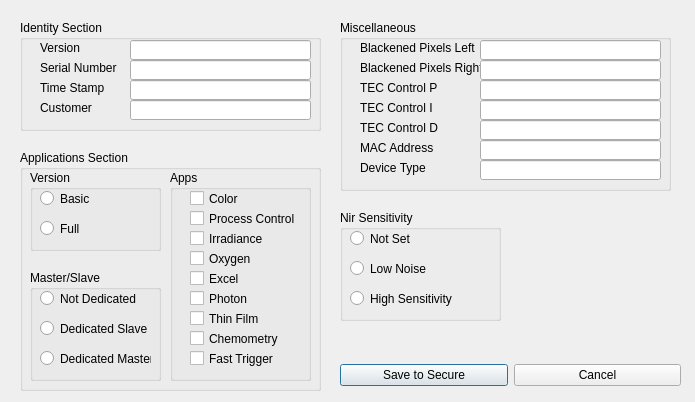
<?xml version="1.0" encoding="UTF-8"?>
<ui version="4.0">
 <class>secure</class>
 <widget class="QDialog" name="secure">
  <property name="geometry">
   <rect>
    <x>0</x>
    <y>0</y>
    <width>695</width>
    <height>402</height>
   </rect>
  </property>
  <property name="windowTitle">
   <string>Secure Settings</string>
  </property>
  <widget class="QWidget" name="layoutWidget">
   <property name="geometry">
    <rect>
     <x>340</x>
     <y>360</y>
     <width>341</width>
     <height>31</height>
    </rect>
   </property>
   <layout class="QHBoxLayout">
    <property name="spacing">
     <number>6</number>
    </property>
    <property name="margin">
     <number>0</number>
    </property>
    <item>
     <widget class="QPushButton" name="SaveSecureBtn">
      <property name="text">
       <string>Save to Secure</string>
      </property>
     </widget>
    </item>
    <item>
     <widget class="QPushButton" name="CancelSecureBtn">
      <property name="text">
       <string>Cancel</string>
      </property>
     </widget>
    </item>
   </layout>
  </widget>
  <widget class="QGroupBox" name="groupBox">
   <property name="geometry">
    <rect>
     <x>20</x>
     <y>20</y>
     <width>301</width>
     <height>111</height>
    </rect>
   </property>
   <property name="title">
    <string>Identity Section</string>
   </property>
   <widget class="QLabel" name="label">
    <property name="geometry">
     <rect>
      <x>20</x>
      <y>20</y>
      <width>121</width>
      <height>16</height>
     </rect>
    </property>
    <property name="text">
     <string>Version</string>
    </property>
   </widget>
   <widget class="QLabel" name="label_2">
    <property name="geometry">
     <rect>
      <x>20</x>
      <y>40</y>
      <width>121</width>
      <height>16</height>
     </rect>
    </property>
    <property name="text">
     <string>Serial Number</string>
    </property>
   </widget>
   <widget class="QLabel" name="label_3">
    <property name="geometry">
     <rect>
      <x>20</x>
      <y>60</y>
      <width>121</width>
      <height>16</height>
     </rect>
    </property>
    <property name="text">
     <string>Time Stamp</string>
    </property>
   </widget>
   <widget class="QLabel" name="label_4">
    <property name="geometry">
     <rect>
      <x>20</x>
      <y>80</y>
      <width>121</width>
      <height>16</height>
     </rect>
    </property>
    <property name="text">
     <string>Customer</string>
    </property>
   </widget>
   <widget class="QLineEdit" name="VersionEdt">
    <property name="geometry">
     <rect>
      <x>110</x>
      <y>20</y>
      <width>181</width>
      <height>20</height>
     </rect>
    </property>
   </widget>
   <widget class="QLineEdit" name="SerialEdt">
    <property name="geometry">
     <rect>
      <x>110</x>
      <y>40</y>
      <width>181</width>
      <height>20</height>
     </rect>
    </property>
   </widget>
   <widget class="QLineEdit" name="TimeStampEdt">
    <property name="geometry">
     <rect>
      <x>110</x>
      <y>60</y>
      <width>181</width>
      <height>20</height>
     </rect>
    </property>
   </widget>
   <widget class="QLineEdit" name="CustomerEdt">
    <property name="geometry">
     <rect>
      <x>110</x>
      <y>80</y>
      <width>181</width>
      <height>20</height>
     </rect>
    </property>
   </widget>
  </widget>
  <widget class="QGroupBox" name="groupBox_2">
   <property name="geometry">
    <rect>
     <x>20</x>
     <y>150</y>
     <width>301</width>
     <height>241</height>
    </rect>
   </property>
   <property name="title">
    <string>Applications Section</string>
   </property>
   <widget class="QGroupBox" name="groupBox_3">
    <property name="geometry">
     <rect>
      <x>10</x>
      <y>20</y>
      <width>131</width>
      <height>81</height>
     </rect>
    </property>
    <property name="title">
     <string>Version</string>
    </property>
    <widget class="QRadioButton" name="BasicRBtn">
     <property name="geometry">
      <rect>
       <x>10</x>
       <y>20</y>
       <width>82</width>
       <height>17</height>
      </rect>
     </property>
     <property name="text">
      <string>Basic</string>
     </property>
    </widget>
    <widget class="QRadioButton" name="FullRbtn">
     <property name="geometry">
      <rect>
       <x>10</x>
       <y>50</y>
       <width>82</width>
       <height>17</height>
      </rect>
     </property>
     <property name="text">
      <string>Full</string>
     </property>
    </widget>
   </widget>
   <widget class="QGroupBox" name="groupBox_4">
    <property name="geometry">
     <rect>
      <x>150</x>
      <y>20</y>
      <width>141</width>
      <height>211</height>
     </rect>
    </property>
    <property name="title">
     <string>Apps</string>
    </property>
    <widget class="QCheckBox" name="ColorChkB">
     <property name="geometry">
      <rect>
       <x>20</x>
       <y>20</y>
       <width>121</width>
       <height>17</height>
      </rect>
     </property>
     <property name="text">
      <string>Color</string>
     </property>
    </widget>
    <widget class="QCheckBox" name="ProcessChkB">
     <property name="geometry">
      <rect>
       <x>20</x>
       <y>40</y>
       <width>121</width>
       <height>17</height>
      </rect>
     </property>
     <property name="text">
      <string>Process Control</string>
     </property>
    </widget>
    <widget class="QCheckBox" name="IrradianceChkB">
     <property name="geometry">
      <rect>
       <x>20</x>
       <y>60</y>
       <width>121</width>
       <height>17</height>
      </rect>
     </property>
     <property name="text">
      <string>Irradiance</string>
     </property>
    </widget>
    <widget class="QCheckBox" name="OxygenChkB">
     <property name="geometry">
      <rect>
       <x>20</x>
       <y>80</y>
       <width>121</width>
       <height>17</height>
      </rect>
     </property>
     <property name="text">
      <string>Oxygen</string>
     </property>
    </widget>
    <widget class="QCheckBox" name="ExcelChkB">
     <property name="geometry">
      <rect>
       <x>20</x>
       <y>100</y>
       <width>121</width>
       <height>17</height>
      </rect>
     </property>
     <property name="text">
      <string>Excel</string>
     </property>
    </widget>
    <widget class="QCheckBox" name="PhotonChkB">
     <property name="geometry">
      <rect>
       <x>20</x>
       <y>120</y>
       <width>121</width>
       <height>17</height>
      </rect>
     </property>
     <property name="text">
      <string>Photon</string>
     </property>
    </widget>
    <widget class="QCheckBox" name="ThinFilmChkB">
     <property name="geometry">
      <rect>
       <x>20</x>
       <y>140</y>
       <width>121</width>
       <height>17</height>
      </rect>
     </property>
     <property name="text">
      <string>Thin Film</string>
     </property>
    </widget>
    <widget class="QCheckBox" name="ChemoChkB">
     <property name="geometry">
      <rect>
       <x>20</x>
       <y>160</y>
       <width>121</width>
       <height>17</height>
      </rect>
     </property>
     <property name="text">
      <string>Chemometry</string>
     </property>
    </widget>
    <widget class="QCheckBox" name="FastTChkB">
     <property name="geometry">
      <rect>
       <x>20</x>
       <y>180</y>
       <width>111</width>
       <height>17</height>
      </rect>
     </property>
     <property name="text">
      <string>Fast Trigger</string>
     </property>
    </widget>
   </widget>
   <widget class="QGroupBox" name="groupBox_6">
    <property name="geometry">
     <rect>
      <x>10</x>
      <y>120</y>
      <width>131</width>
      <height>111</height>
     </rect>
    </property>
    <property name="title">
     <string>Master/Slave</string>
    </property>
    <widget class="QRadioButton" name="NotDedRBtn">
     <property name="geometry">
      <rect>
       <x>10</x>
       <y>20</y>
       <width>111</width>
       <height>17</height>
      </rect>
     </property>
     <property name="text">
      <string>Not Dedicated</string>
     </property>
    </widget>
    <widget class="QRadioButton" name="DedSlaveRBtn">
     <property name="geometry">
      <rect>
       <x>10</x>
       <y>50</y>
       <width>111</width>
       <height>17</height>
      </rect>
     </property>
     <property name="text">
      <string>Dedicated Slave</string>
     </property>
    </widget>
    <widget class="QRadioButton" name="DedMasterRBtn">
     <property name="geometry">
      <rect>
       <x>10</x>
       <y>80</y>
       <width>111</width>
       <height>17</height>
      </rect>
     </property>
     <property name="text">
      <string>Dedicated Master</string>
     </property>
    </widget>
   </widget>
  </widget>
  <widget class="QGroupBox" name="groupBox_5">
   <property name="geometry">
    <rect>
     <x>340</x>
     <y>20</y>
     <width>331</width>
     <height>171</height>
    </rect>
   </property>
   <property name="title">
    <string>Miscellaneous</string>
   </property>
   <widget class="QLabel" name="label_5">
    <property name="geometry">
     <rect>
      <x>20</x>
      <y>20</y>
      <width>121</width>
      <height>16</height>
     </rect>
    </property>
    <property name="text">
     <string>Blackened Pixels Left</string>
    </property>
   </widget>
   <widget class="QLabel" name="label_6">
    <property name="geometry">
     <rect>
      <x>20</x>
      <y>40</y>
      <width>121</width>
      <height>16</height>
     </rect>
    </property>
    <property name="text">
     <string>Blackened Pixels Right</string>
    </property>
   </widget>
   <widget class="QLabel" name="label_7">
    <property name="geometry">
     <rect>
      <x>20</x>
      <y>60</y>
      <width>121</width>
      <height>16</height>
     </rect>
    </property>
    <property name="text">
     <string>TEC Control P </string>
    </property>
   </widget>
   <widget class="QLabel" name="label_8">
    <property name="geometry">
     <rect>
      <x>20</x>
      <y>80</y>
      <width>121</width>
      <height>16</height>
     </rect>
    </property>
    <property name="text">
     <string>TEC Control I</string>
    </property>
   </widget>
   <widget class="QLabel" name="label_9">
    <property name="geometry">
     <rect>
      <x>20</x>
      <y>100</y>
      <width>121</width>
      <height>16</height>
     </rect>
    </property>
    <property name="text">
     <string>TEC Control D</string>
    </property>
   </widget>
   <widget class="QLabel" name="label_10">
    <property name="geometry">
     <rect>
      <x>20</x>
      <y>120</y>
      <width>121</width>
      <height>16</height>
     </rect>
    </property>
    <property name="text">
     <string>MAC Address</string>
    </property>
   </widget>
   <widget class="QLabel" name="label_11">
    <property name="geometry">
     <rect>
      <x>20</x>
      <y>140</y>
      <width>121</width>
      <height>16</height>
     </rect>
    </property>
    <property name="text">
     <string>Device Type</string>
    </property>
   </widget>
   <widget class="QLineEdit" name="BlackLeftEdt">
    <property name="geometry">
     <rect>
      <x>140</x>
      <y>20</y>
      <width>181</width>
      <height>20</height>
     </rect>
    </property>
   </widget>
   <widget class="QLineEdit" name="BlackRightEdt">
    <property name="geometry">
     <rect>
      <x>140</x>
      <y>40</y>
      <width>181</width>
      <height>20</height>
     </rect>
    </property>
   </widget>
   <widget class="QLineEdit" name="TEC_P_Edt">
    <property name="geometry">
     <rect>
      <x>140</x>
      <y>60</y>
      <width>181</width>
      <height>20</height>
     </rect>
    </property>
   </widget>
   <widget class="QLineEdit" name="TEC_I_Edt">
    <property name="geometry">
     <rect>
      <x>140</x>
      <y>80</y>
      <width>181</width>
      <height>20</height>
     </rect>
    </property>
   </widget>
   <widget class="QLineEdit" name="TEC_D_Edt">
    <property name="geometry">
     <rect>
      <x>140</x>
      <y>100</y>
      <width>181</width>
      <height>20</height>
     </rect>
    </property>
   </widget>
   <widget class="QLineEdit" name="MAC_Edt">
    <property name="geometry">
     <rect>
      <x>140</x>
      <y>120</y>
      <width>181</width>
      <height>20</height>
     </rect>
    </property>
   </widget>
   <widget class="QLineEdit" name="DeviceTypeEdt">
    <property name="geometry">
     <rect>
      <x>140</x>
      <y>140</y>
      <width>181</width>
      <height>20</height>
     </rect>
    </property>
   </widget>
  </widget>
  <widget class="QGroupBox" name="groupBox_7">
   <property name="geometry">
    <rect>
     <x>340</x>
     <y>210</y>
     <width>161</width>
     <height>111</height>
    </rect>
   </property>
   <property name="title">
    <string>Nir Sensitivity</string>
   </property>
   <widget class="QRadioButton" name="NotSetRBtn">
    <property name="geometry">
     <rect>
      <x>10</x>
      <y>20</y>
      <width>111</width>
      <height>17</height>
     </rect>
    </property>
    <property name="text">
     <string>Not Set</string>
    </property>
   </widget>
   <widget class="QRadioButton" name="LowNoiseRBtn">
    <property name="geometry">
     <rect>
      <x>10</x>
      <y>50</y>
      <width>111</width>
      <height>17</height>
     </rect>
    </property>
    <property name="text">
     <string>Low Noise</string>
    </property>
   </widget>
   <widget class="QRadioButton" name="HighSensRBtn">
    <property name="geometry">
     <rect>
      <x>10</x>
      <y>80</y>
      <width>111</width>
      <height>17</height>
     </rect>
    </property>
    <property name="text">
     <string>High Sensitivity</string>
    </property>
   </widget>
  </widget>
 </widget>
 <tabstops>
  <tabstop>VersionEdt</tabstop>
  <tabstop>SerialEdt</tabstop>
  <tabstop>TimeStampEdt</tabstop>
  <tabstop>CustomerEdt</tabstop>
  <tabstop>BasicRBtn</tabstop>
  <tabstop>FullRbtn</tabstop>
  <tabstop>NotDedRBtn</tabstop>
  <tabstop>DedSlaveRBtn</tabstop>
  <tabstop>DedMasterRBtn</tabstop>
  <tabstop>ColorChkB</tabstop>
  <tabstop>ProcessChkB</tabstop>
  <tabstop>IrradianceChkB</tabstop>
  <tabstop>OxygenChkB</tabstop>
  <tabstop>ExcelChkB</tabstop>
  <tabstop>PhotonChkB</tabstop>
  <tabstop>ThinFilmChkB</tabstop>
  <tabstop>ChemoChkB</tabstop>
  <tabstop>FastTChkB</tabstop>
  <tabstop>BlackLeftEdt</tabstop>
  <tabstop>BlackRightEdt</tabstop>
  <tabstop>TEC_P_Edt</tabstop>
  <tabstop>TEC_I_Edt</tabstop>
  <tabstop>TEC_D_Edt</tabstop>
  <tabstop>MAC_Edt</tabstop>
  <tabstop>DeviceTypeEdt</tabstop>
  <tabstop>NotSetRBtn</tabstop>
  <tabstop>LowNoiseRBtn</tabstop>
  <tabstop>HighSensRBtn</tabstop>
  <tabstop>SaveSecureBtn</tabstop>
  <tabstop>CancelSecureBtn</tabstop>
 </tabstops>
 <resources/>
 <connections>
  <connection>
   <sender>SaveSecureBtn</sender>
   <signal>clicked()</signal>
   <receiver>secure</receiver>
   <slot>accept()</slot>
   <hints>
    <hint type="sourcelabel">
     <x>434</x>
     <y>385</y>
    </hint>
    <hint type="destinationlabel">
     <x>354</x>
     <y>208</y>
    </hint>
   </hints>
  </connection>
  <connection>
   <sender>CancelSecureBtn</sender>
   <signal>clicked()</signal>
   <receiver>secure</receiver>
   <slot>reject()</slot>
   <hints>
    <hint type="sourcelabel">
     <x>606</x>
     <y>385</y>
    </hint>
    <hint type="destinationlabel">
     <x>354</x>
     <y>208</y>
    </hint>
   </hints>
  </connection>
 </connections>
</ui>
